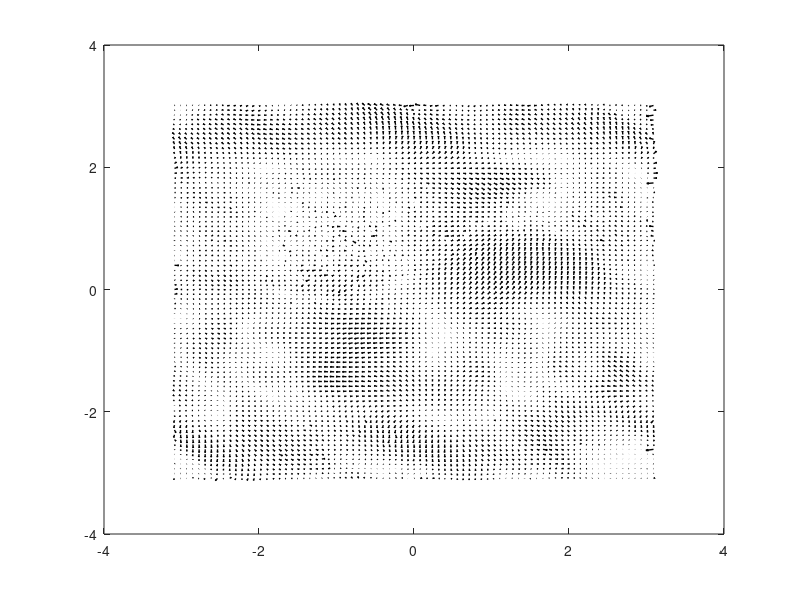

MATLAB code to generate this figure: (Note: this script raises an error after producing the figure.)
cvmin=-3.13;
cvmax=3.13;
cvbins=79;
Rmin=5000;

for i=1:cvbins
    for j=1:cvbins
        X(j+(i-1)*cvbins,1)=(cvmax-cvmin)/cvbins*(i-0.5) + cvmin;
        X(j+(i-1)*cvbins,2)=(cvmax-cvmin)/cvbins*(j-0.5) + cvmin;
    end
end

Output_Data = importdata('out (copy).dat');
Output_Data(isnan(Output_Data)) = 0;

N(:,1)=Output_Data(:,3);
N(N<Rmin)=Rmin;
Y(:,1)=Output_Data(:,1)./N(:,1);
Y(:,2)=Output_Data(:,2)./N(:,1);
% for i=1:3
% Y((Y(:,1))>10,2)=Y((Y(:,1))>10,2)./Y((Y(:,1))>10,1)*10;
% Y((Y(:,1))>10,1)=10;
% 
% Y((Y(:,2))>10,1)=Y((Y(:,2))>10,1)./Y((Y(:,2))>10,2)*10;
% Y((Y(:,2))>10,2)=10;
% 
% Y((Y(:,1))<-10,2)=Y((Y(:,1))<-10,2)./Y((Y(:,1))<-10,1)*-10;
% Y((Y(:,1))<-10,1)=-10;
% 
% Y((Y(:,2))<-10,1)=Y((Y(:,2))<-10,1)./Y((Y(:,2))<-10,2)*-10;
% Y((Y(:,2))<-10,2)=-10;
% end

  %Y(X(:,2)==0,2)=0;
  %Y(X(:,2)==0,1)=0;
  %Y(X(:,1)==0,2)=0;
  %Y(X(:,1)==0,1)=0;

figure(1)
q=quiver(X(1:end-cvbins,2),X(1:end-cvbins,1),-Y(1:end-cvbins,2),-Y(1:end-cvbins,1),'k','linewidth',1);
q.AutoScale='on';
q.AutoScaleFactor=3;
axis([cvmin cvmax cvmin cvmax]);

G=zeros(cvbins.^2,1);
for i=1:cvbins
    for j=1:cvbins
        G((i-1)*cvbins+j)= G((i-1)*cvbins+j) + sum(Y(1:j,2));
        for k=1:i
            G((i-1)*cvbins+j)= G((i-1)*cvbins+j) + Y((k-1)*cvbins+j,1);
        end
    end
end

for i=1:cvbins
    for j=1:cvbins
        Ysurf(i,j)=X((i-1)*cvbins+j,1);
        Xsurf(i,j)=-X((i-1)*cvbins+j,2);
        Zsurf(i,j)=G((i-1)*cvbins+j);
    end
end

figure(2)
surf(Xsurf,Ysurf,Zsurf);
axis([cvmin cvmax cvmin cvmax]);

for i=1:cvbins
    for j=1:cvbins
        for k=1:3
            for l=1:3
                F((i-1)*9*cvbins+9*(j-1)+l+k*cvbins,1) = Output_Data((i-1)*cvbins+j,1)/Output_Data((i-1)*cvbins+j,3)*2000;
                F((i-1)*9*cvbins+9*(j-1)+l+k*cvbins,2) = Output_Data((i-1)*cvbins+j,2)/Output_Data((i-1)*cvbins+j,3)*2000;
                F((i-1)*9*cvbins+9*(j-1)+l+k*cvbins,3) = 2000;
            end
        end
    end
end

figure(2)
surf(Xsurf,Ysurf,Zsurf);
axis([cvmin cvmax cvmin cvmax]);


        

